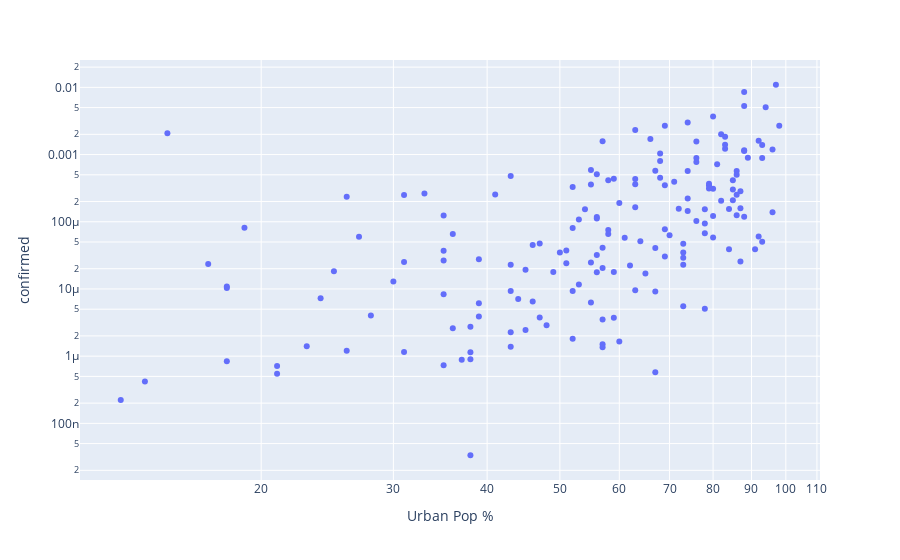

The code cell stored with this chart in its notebook:
### Code cell
fig = px.scatter(data_norm_df, x="Urban Pop %", y="confirmed", hover_data=['country'], log_x=True, log_y=True)
fig.show()

### Figure 1 — Plotly figure (JSON) as saved in the notebook; plotly's stock layout.template omitted (floating-point values rounded to 4 significant figures; data arrays with more than 128 entries replaced by an {"elided": "..."} marker saying what was removed)
{"data": [{"customdata": {"elided": "172x1 str values"}, "hoverlabel": {"namelength": 0}, "hovertemplate": "Urban Pop %=%{x}<br>confirmed=%{y}<br>country=%{customdata[0]}", "legendgroup": "", "marker": {"color": "#636efa", "symbol": "circle"}, "mode": "markers", "name": "", "showlegend": false, "type": "scatter", "x": {"elided": "172 int values"}, "xaxis": "x", "y": {"elided": "172 float values"}, "yaxis": "y"}], "layout": {"legend": {"tracegroupgap": 0}, "margin": {"t": 60}, "xaxis": {"anchor": "y", "domain": [0, 1], "title": {"text": "Urban Pop %"}, "type": "log"}, "yaxis": {"anchor": "x", "domain": [0, 1], "title": {"text": "confirmed"}, "type": "log"}}}
